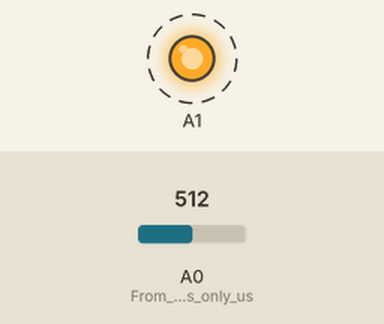
Bench run of a sketch on a simulated Arduino Uno, built with avr-gcc and run on an emulated ATmega328P. Shown: output pins drawn as LEDs (lit = HIGH). Dashed ring = blinking. Inputs (shaded band) come from the test bench; at power-on: A0 (From_now_on_A0_is_only_us) = 512. What the sketch prints to the serial monitor is not drawn.

Above: at 0.7 s.
Timing chart, 0 to 3.5 s (numbered marks = the images above):
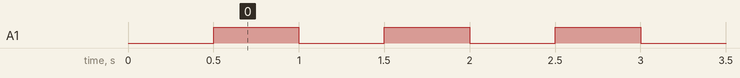

Measured:
- by itself, A1: alternates HIGH for 0.50 s and LOW for 0.50 s, 10 changes in all, then stays LOW

The sketch:

Capacitor.ino
```cpp
#define SAMPLING_PERIOD 10               // Time between consecutive analog readings in milliseconds
#define TOTAL_SAMPLES   500              // Total number of analog readings, 0: unlimited, 500: one window
#define INITIAL_STATE   2                // Initial state of the capacitor, 0: none, 1: charged, 2: discharged
#define PULSE_PERIOD    1000             // Period of the pulse waveform in milliseconds, 0: no pulse

#define BAUD_RATE       2000000          // Serial transfer rate in bits/s

unsigned long startTime   = 0;
unsigned long currentTime = 0;
unsigned long counter     = 0;
unsigned int  pulse       = 0;

// Custom function for reading the analog voltage on A0  and sending out via serial port to PC
void measure() {
    int val = analogRead(A0) / 1023. * 5000;                 // Read analog value and convert it to units of mV

    Serial.print(val);                                       // Send out the read value of A0 over serial port to PC

    if (PULSE_PERIOD) {                                      // Send out the value of the pulse on A1 to PC
        Serial.print(" ");
        Serial.print(pulse * 5000);
    }

    Serial.println();
    counter += 1;                                            // Count total number of measurements
}

// Arduino setup function, called once when Arduino turns on
void setup() {
    if (PULSE_PERIOD) {                                      // Prepare for outputting pulses on A1 if set
        pinMode(A1, OUTPUT);
        digitalWrite(A1, LOW);
    }

    if (INITIAL_STATE) {                                     // Set initial state for the capacitor (charged or discharged)
        pinMode(A0, OUTPUT);
        digitalWrite(A0, HIGH ? INITIAL_STATE==1 : LOW);
        delay(500);
    }

    Serial.begin(BAUD_RATE);                                 // Initialize serial communication

    pinMode(A0, INPUT);                                      // From now on A0 is only used for reading voltages
    digitalWrite(A0, LOW);

    if (PULSE_PERIOD)                                        // Send out name of the channels for labeling in Serial Plotter
        Serial.println("A0 A1");

    startTime = micros();                                    // Read the start time and use it as reference

    measure();                                               // Make the first measurement before going to loop
}

// Arduino loop function, called repeatedly until Arduino turns off
void loop() {
  if (TOTAL_SAMPLES && counter == TOTAL_SAMPLES)             // Stop measuring if a limit is set for total number of samples
    return;

  currentTime = micros() - startTime;                        // Get the current system time in microseconds

  if (PULSE_PERIOD) {                                        // Adjust pulse output on A1
    pulse = (currentTime / (PULSE_PERIOD*1000L/2) +
      (INITIAL_STATE+1) % 2) % 2;
    digitalWrite(A1, pulse);
  }

  if (currentTime / (SAMPLING_PERIOD*1000L) != counter - 1)  // Measure analog input on A0
    measure();
}
```
